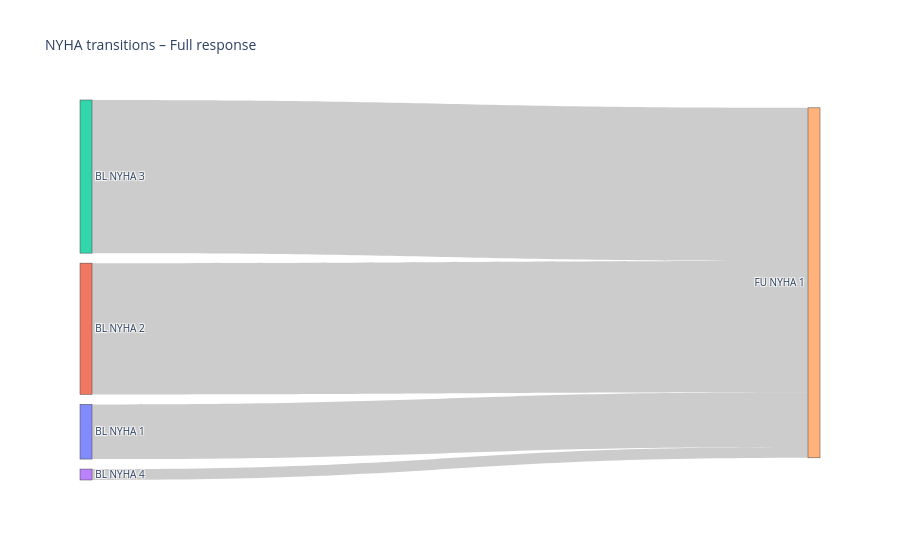

The cell this chart's notebook holds for it:
### Code cell
import plotly.graph_objects as go

g_name = "Full response"
mat = transitions[g_name]

sources = []
targets = []
values  = []

# Nodes: 0-3 = BL NYHA I–IV, 4-7 = last FU NYHA I–IV
for bl in range(1, 5):
    for fu in range(1, 5):
        if bl in mat.index and fu in mat.columns:
            v = mat.loc[bl, fu]
            if v > 0:
                sources.append(bl-1)
                targets.append(4 + fu-1)
                values.append(v)

labels = [f"BL NYHA {i}" for i in range(1,5)] + [f"FU NYHA {i}" for i in range(1,5)]

fig = go.Figure(data=[go.Sankey(
    node=dict(label=labels, pad=10, thickness=12),
    link=dict(source=sources, target=targets, value=values)
)])
fig.update_layout(title_text=f"NYHA transitions – {g_name}", font_size=10)
fig.show()

### Figure 1 — Plotly figure (JSON) as saved in the notebook; plotly's stock layout.template omitted (floating-point values rounded to 4 significant figures)
{"data": [{"link": {"source": [0, 1, 2, 3], "target": [4, 4, 4, 4], "value": [5, 12, 14, 1]}, "node": {"label": ["BL NYHA 1", "BL NYHA 2", "BL NYHA 3", "BL NYHA 4", "FU NYHA 1", "FU NYHA 2", "FU NYHA 3", "FU NYHA 4"], "pad": 10, "thickness": 12}, "type": "sankey"}], "layout": {"autosize": true, "font": {"size": 10}, "title": {"text": "NYHA transitions – Full response"}}}
